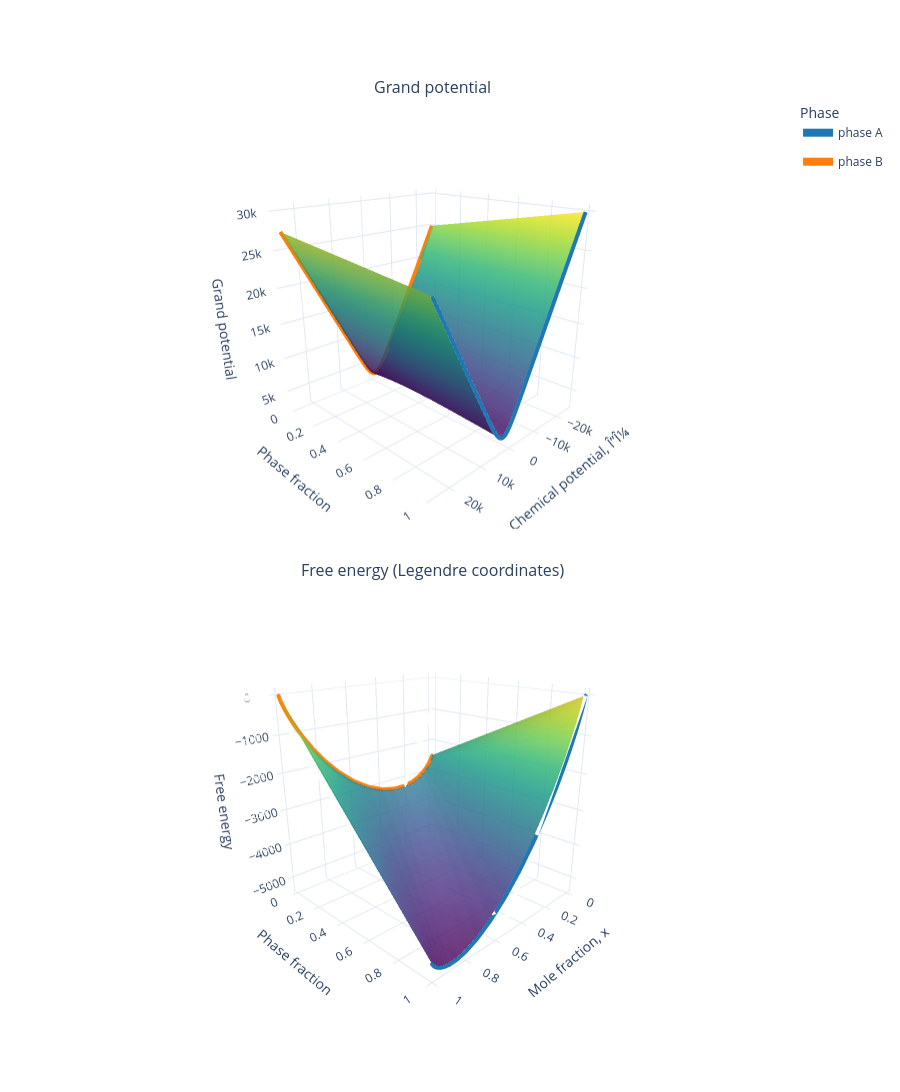

The notebook cell saved with this chart:
### Markdown cell above
# Free energy plot

### Code cell
fig = make_subplots(
    rows=2, cols=1,
    specs=[[{"type": "surface"}], [{"type": "surface"}]],
    vertical_spacing=0.06,
    subplot_titles=("Grand potential", "Free energy (Legendre coordinates)")
)

colors = {
    "phase A": "#1f77b4",
    "phase B": "#ff7f0e",
    "Equilibrium": "#2ca02c",
}

mu1_line = mu1_axis

# pa=1 boundary for phase A (last pa index)
gA_line = gA_grid[:, -1]
fA_line = fA_grid[:, -1]
xA_line = xA_tr_grid[:, -1]
pa1_line = [float(pa_axis[-1])] * len(mu1_line)

# pa=0 boundary for phase B (first pa index)
gB_line = gB_grid[:, 0]
fB_line = fB_grid[:, 0]
xB_line = xB_tr_grid[:, 0]
pa0_line = [float(pa_axis[0])] * len(mu1_line)

# System grand potential surface in (mu1, pa, g)
fig.add_trace(
    go.Surface(
        x=mu1_axis,
        y=pa_axis,
        z=gsys_grid.T,
        name="Equilibrium",
        legendgroup="Equilibrium",
        showscale=False,
        colorscale="Viridis",
        opacity=0.85,
    ),
    row=1, col=1,
)

fig.add_trace(
    go.Scatter3d(
        x=mu1_line,
        y=pa1_line,
        z=gA_line,
        mode="lines",
        name="phase A",
        legendgroup="phase A",
        line=dict(width=8, color=colors["phase A"]),
    ),
    row=1, col=1,
)

fig.add_trace(
    go.Scatter3d(
        x=mu1_line,
        y=pa0_line,
        z=gB_line,
        mode="lines",
        name="phase B",
        legendgroup="phase B",
        line=dict(width=8, color=colors["phase B"]),
    ),
    row=1, col=1,
)

# Free-energy panel in transformed Legendre coordinates (x_tr, pa, f)
fig.add_trace(
    go.Surface(
        x=xsys_tr_grid.T,
        y=pa_grid_np.T,
        z=fsys_grid.T,
        name="Equilibrium",
        legendgroup="Equilibrium",
        showlegend=False,
        showscale=False,
        colorscale="Viridis",
        opacity=0.85,
    ),
    row=2, col=1,
)

fig.add_trace(
    go.Scatter3d(
        x=xA_line,
        y=pa1_line,
        z=fA_line,
        mode="lines",
        name="phase A",
        legendgroup="phase A",
        showlegend=False,
        line=dict(width=8, color=colors["phase A"]),
    ),
    row=2, col=1,
)

fig.add_trace(
    go.Scatter3d(
        x=xB_line,
        y=pa0_line,
        z=fB_line,
        mode="lines",
        name="phase B",
        legendgroup="phase B",
        showlegend=False,
        line=dict(width=8, color=colors["phase B"]),
    ),
    row=2, col=1,
)

camera = dict(eye=dict(x=1.6, y=1.6, z=0.8))

fig.update_scenes(
    xaxis_title="Chemical potential, Î”Î¼",
    yaxis_title="Phase fraction",
    zaxis_title="Grand potential",
    row=1, col=1,
    camera=camera,
)

fig.update_scenes(
    xaxis_title="Mole fraction, x",
    yaxis_title="Phase fraction",
    zaxis_title="Free energy",
    row=2, col=1,
    camera=camera,
)

fig.update_layout(
    height=1100,
    width=900,
    template="plotly_white",
    legend_title_text="Phase",
    # Keep both 3D scenes on the same interactive state/camera baseline
    uirevision="sync-3d",
    scene=dict(dragmode="turntable"),
    scene2=dict(
        dragmode="turntable",
        camera=dict(
            eye=dict(x=1.6, y=1.6, z=0.8),
        ),
    ),
)

fig.show()
